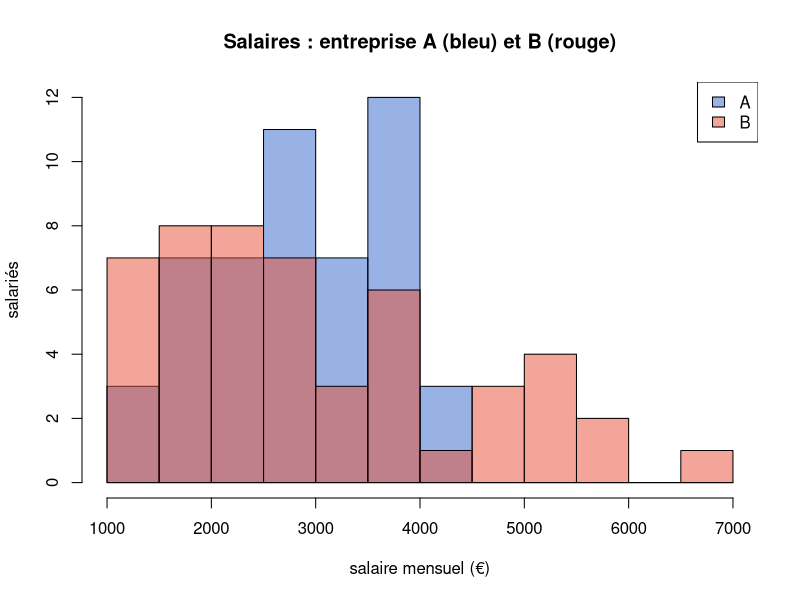
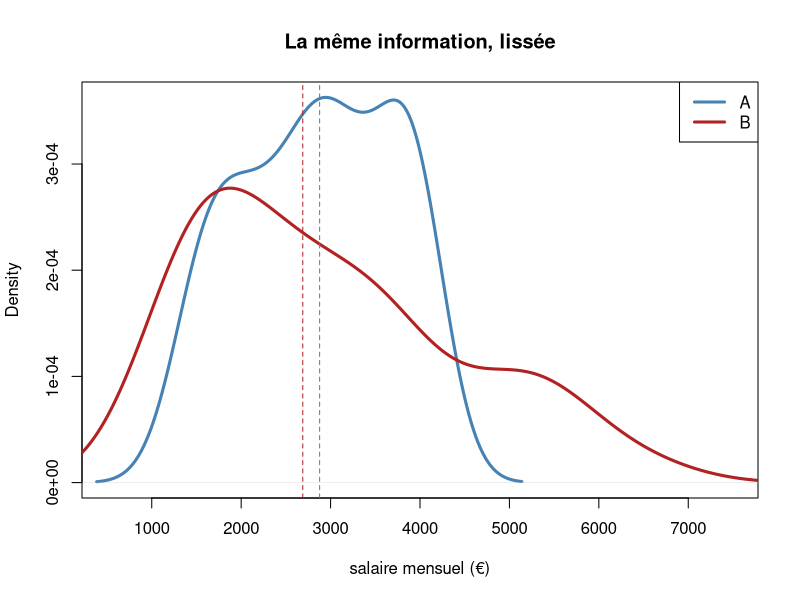
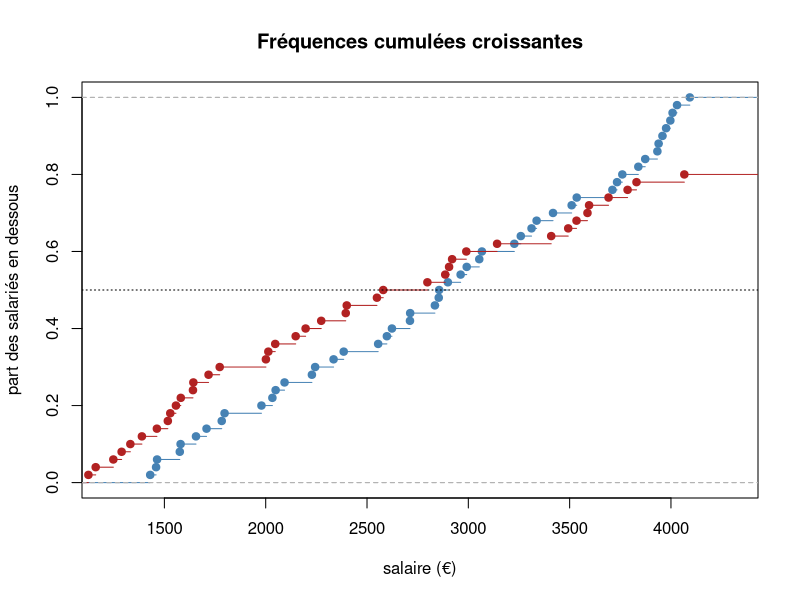
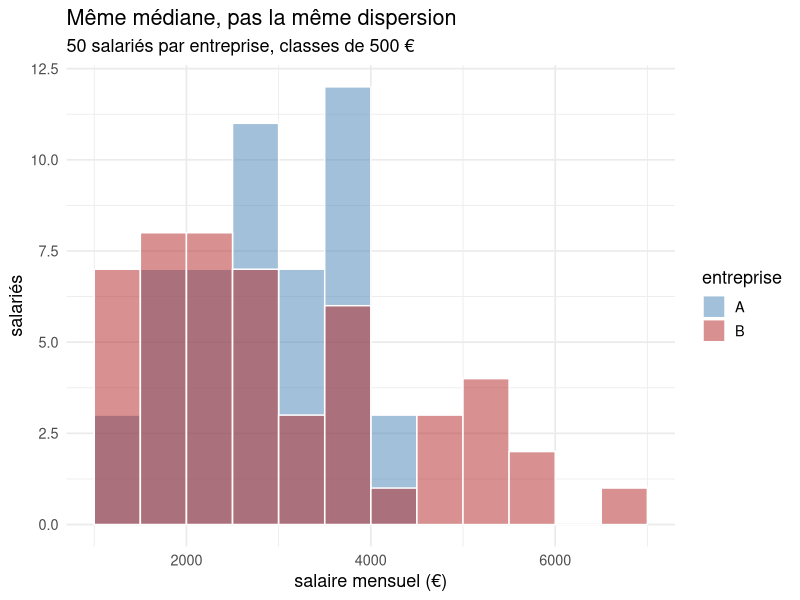
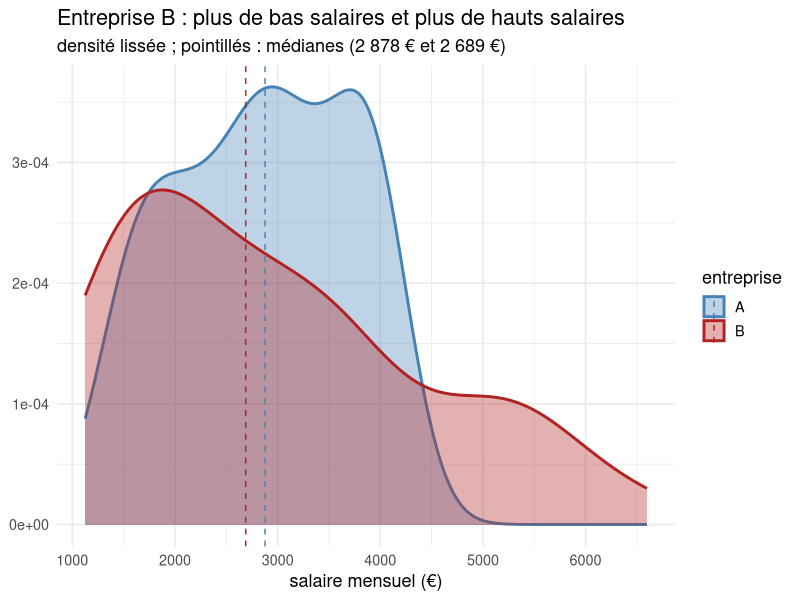
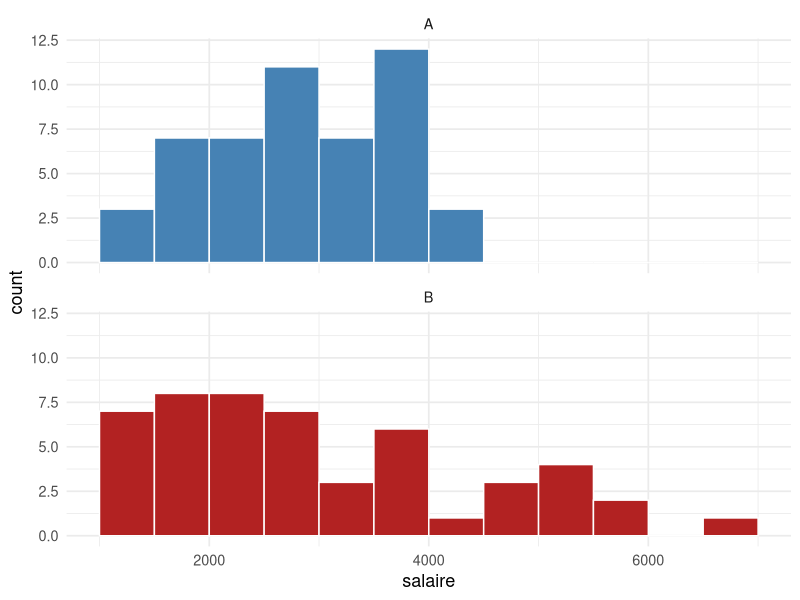
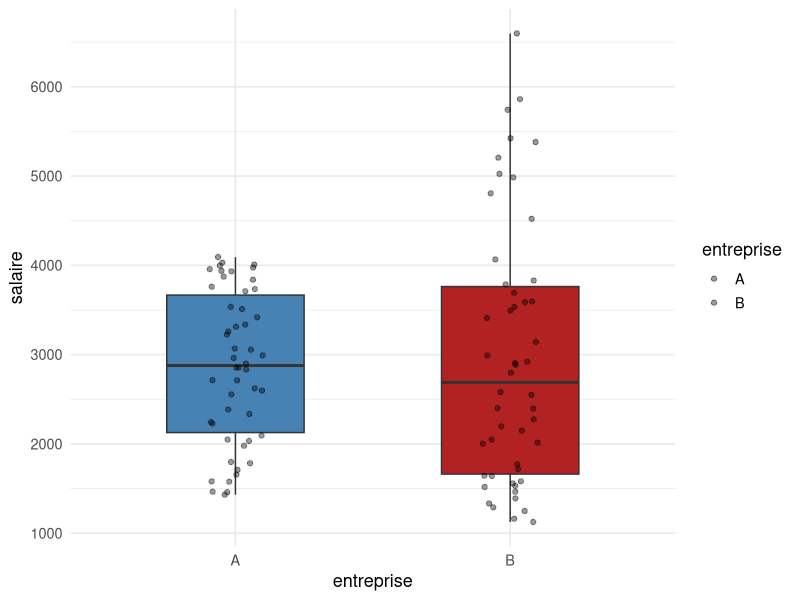

Write R code to recreate these figures, in order.
# Entreprises A et B : comparer deux distributions de salaires sur le même graphique
# (TP 4.1 « effectifs cumulés », question 2 : peut-on comparer à une autre entreprise ?)

# 0. Charger -----------------------------------------------------------------
# Un fichier par entreprise, une colonne, format anglais (point décimal) : read.csv suffit.
A = read.csv("medias/descriptives/salaires/entrepriseA.csv")$entreprise_a
B = read.csv("medias/descriptives/salaires/entrepriseB.csv")$entreprise_b
# (ou les deux d'un coup : ab = read.csv("medias/descriptives/salaires/entrepriseAB.csv"))

summary(A)   # 50 salaires, de 1 430 à 4 093 €, médiane 2 878, moyenne 2 859
summary(B)   # 50 salaires, de 1 125 à 6 598 €, médiane 2 689, moyenne 2 975
sd(A); sd(B) # 847 contre 1 463 : B est deux fois plus dispersée

# 1. En R de base : deux histogrammes superposés, en transparence ----------
bornes = seq(1000, 7000, by = 500)        # les mêmes classes pour les deux, sinon on compare des choux et des carottes
hist(A, breaks = bornes, col = rgb(0.2, 0.4, 0.8, 0.5), xlim = c(1000, 7000),
     main = "Salaires : entreprise A (bleu) et B (rouge)", xlab = "salaire mensuel (€)", ylab = "salariés")
hist(B, breaks = bornes, col = rgb(0.9, 0.3, 0.2, 0.5), add = TRUE)
legend("topright", legend = c("A", "B"), fill = c(rgb(0.2, 0.4, 0.8, 0.5), rgb(0.9, 0.3, 0.2, 0.5)))

# 2. En R de base : deux courbes de densité ----------------------------------
dA = density(A); dB = density(B)
plot(dA, col = "steelblue", lwd = 3, xlim = c(500, 7500), ylim = c(0, max(dA$y, dB$y)),
     main = "La même information, lissée", xlab = "salaire mensuel (€)")
lines(dB, col = "firebrick", lwd = 3)
abline(v = c(median(A), median(B)), col = c("steelblue", "firebrick"), lty = 2)
legend("topright", legend = c("A", "B"), col = c("steelblue", "firebrick"), lwd = 3)

# 3. Les fréquences cumulées, où la médiane se lit à 0,5 --------------------
plot(ecdf(A), col = "steelblue", main = "Fréquences cumulées croissantes", xlab = "salaire (€)", ylab = "part des salariés en dessous")
plot(ecdf(B), col = "firebrick", add = TRUE)
abline(h = 0.5, lty = 3)
# Lecture : la courbe de B est à gauche de A sous 2 500 € (plus de bas salaires)
# et à droite au-dessus de 3 500 € (plus de hauts salaires). Même médiane à peu près, pas la même dispersion.

# 4. Avec ggplot2 : on met les deux entreprises dans un seul tableau « long »
library(ggplot2)
salaires = data.frame(entreprise = rep(c("A", "B"), c(length(A), length(B))),
                      salaire = c(A, B))
head(salaires)

# histogrammes superposés
ggplot(salaires, aes(x = salaire, fill = entreprise)) +
  geom_histogram(breaks = bornes, position = "identity", alpha = 0.5, colour = "white") +
  scale_fill_manual(values = c(A = "steelblue", B = "firebrick")) +
  labs(title = "Même médiane, pas la même dispersion",
       subtitle = "50 salariés par entreprise, classes de 500 €",
       x = "salaire mensuel (€)", y = "salariés") +
  theme_minimal(base_size = 13)

# densités superposées, avec les médianes
medianes = aggregate(salaire ~ entreprise, data = salaires, FUN = median)
ggplot(salaires, aes(x = salaire, fill = entreprise, colour = entreprise)) +
  geom_density(alpha = 0.35, linewidth = 1) +
  geom_vline(data = medianes, aes(xintercept = salaire, colour = entreprise), linetype = "dashed") +
  scale_fill_manual(values = c(A = "steelblue", B = "firebrick")) +
  scale_colour_manual(values = c(A = "steelblue", B = "firebrick")) +
  labs(title = "Entreprise B : plus de bas salaires et plus de hauts salaires",
       subtitle = "densité lissée ; pointillés : médianes (2 878 € et 2 689 €)",
       x = "salaire mensuel (€)", y = NULL) +
  theme_minimal(base_size = 13)

# ou, pour ne rien superposer : un panneau par entreprise, même axe
ggplot(salaires, aes(x = salaire, fill = entreprise)) +
  geom_histogram(breaks = bornes, colour = "white", show.legend = FALSE) +
  facet_wrap(~ entreprise, ncol = 1) +
  scale_fill_manual(values = c(A = "steelblue", B = "firebrick")) +
  theme_minimal(base_size = 13)

# et les boîtes à moustaches côte à côte, le résumé le plus compact
ggplot(salaires, aes(x = entreprise, y = salaire, fill = entreprise)) +
  geom_boxplot(show.legend = FALSE, width = 0.5) +
  geom_jitter(width = 0.1, alpha = 0.4) +
  scale_fill_manual(values = c(A = "steelblue", B = "firebrick")) +
  theme_minimal(base_size = 13)

# 5. Et si on veut un chiffre : les deux moyennes sont-elles différentes ? (jour 2)
t.test(A, B)     # p ≈ 0,6 : rien ne permet de dire que les moyennes diffèrent ;
                 # ce qui diffère, c'est la dispersion : var.test(A, B)
